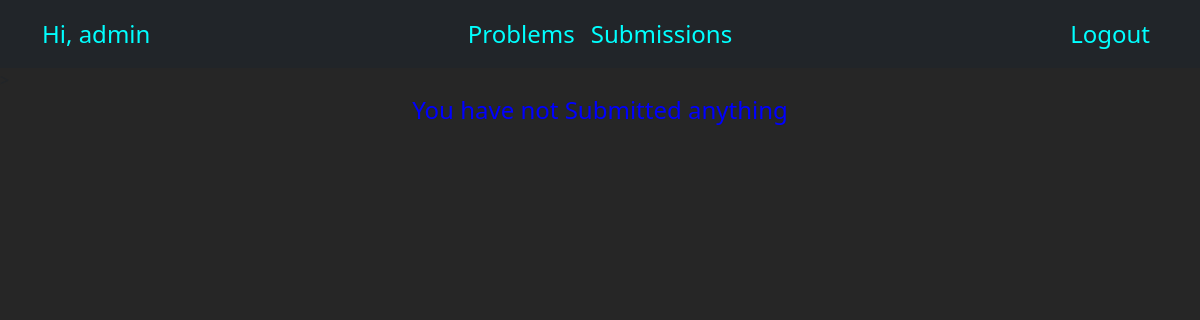
Page /OJ/leaderboard (signed in) on the earlier database version.
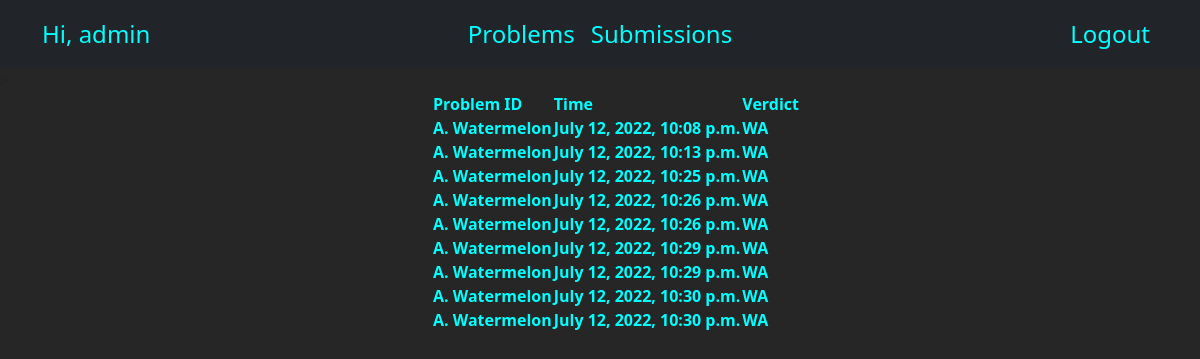
Same page on the later database version.
### OJ/models.py (models this page shows, shortened)
class Submission(models.Model):
    user_Id = models.ForeignKey(User,on_delete=models.CASCADE)
    probId = models.ForeignKey(Problem,on_delete=models.CASCADE)
    timestrap = models.DateTimeField(default=now)
    verdict = models.CharField(max_length=10,default='NOT SOLVED')

class Problem(models.Model):
    prob_name = models.CharField(max_length=100)
    prob_desc = models.CharField(max_length=10000)
    prob_diff = models.CharField(max_length=50)
    score = models.FloatField(default=0)

### OJ/views.py (the view)
# urls.py: path('leaderboard',views.user_submission,name='user_submission'),
def user_submission(request):
    submission_list = Submission.objects.filter(user_Id =request.user)
    template = loader.get_template('OJ/submission.html')
    context = {'submission_list': submission_list}
    return HttpResponse(template.render(context,request))

### OJ/templates/OJ/submission.html (shortened to what this page needs)
{%load static%}
<html>
<head>
          <link href="https://cdn.jsdelivr.net/npm/bootstrap@5.0.2/dist/css/bootstrap.min.css" rel="stylesheet"
>
        </head>
        <div class="user_info">
          {% if user.is_authenticated %}
          <nav class="navbar navbar-light navbar-expand-md bg-dark justify-content-center">
            <div class="container">
              <a href="#" class="navbar-brand d-flex w-50 me-auto links_tag">Hi, {{user.username}} </a>
              <div class="navbar-collapse collapse w-100" id="collapsingNavbar3">
                <ul class="navbar-nav w-100 justify-content-center">
                  <li class="nav-item active">
                    <a class="nav-link links_tag" href="{% url 'OJ:problem' %}">Problems</a>
                  </li>
                  <li class="nav-item">
                    <a class="nav-link links_tag" href="{% url 'OJ:user_submission' %}">Submissions</a>
                  </li>
                </ul>
                <ul class="nav navbar-nav ms-auto w-100 justify-content-end">
                  <li class="nav-item">
                    <a class="nav-link links_tag" href="{% url 'OJ:logout' %}">Logout</a>
                  </li>
                </ul>
              </div>
            </div>
          </nav>
          {% endif %}
</head>
<body>
  <div class="listofproblem" style=" color:blue; display: flex;flex-direction: column; align-items: center;font-size: x-large;">
    {%if submission_list%}
    <ul>
        <table style="color:aqua">
            <tr>
                <th>Problem ID</th>
                <th>Time</th>
                <th>Verdict</th>
              </tr>
            {%for submission in submission_list%}
            <tr>
              <th>{{submission.probId.prob_name}}</th>
              <th>{{submission.timestrap}}</th>
              <th>{{submission.verdict}}</th>
            </tr>
            {% endfor %}
          </table>
    </ul>
    {% else %}
    <p>You have not Submitted anything</p>
{% endif %}
  </div>
</body>
</html>

### OJ/templates/OJ/submission.html (style rules this page uses)
body { background-color: #262626; }
.links_tag { color: cyan !important; font-size: x-large !important; }

Differences in the rows shown:
added Submission: probId.prob_name "A. Watermelon", timestrap "July 12, 2022, 10:08 p.m.", verdict "WA"
added Submission: probId.prob_name "A. Watermelon", timestrap "July 12, 2022, 10:13 p.m.", verdict "WA"
added Submission: probId.prob_name "A. Watermelon", timestrap "July 12, 2022, 10:25 p.m.", verdict "WA"
added Submission: probId.prob_name "A. Watermelon", timestrap "July 12, 2022, 10:26 p.m.", verdict "WA"
added Submission: probId.prob_name "A. Watermelon", timestrap "July 12, 2022, 10:26 p.m.", verdict "WA"
added Submission: probId.prob_name "A. Watermelon", timestrap "July 12, 2022, 10:29 p.m.", verdict "WA"
added Submission: probId.prob_name "A. Watermelon", timestrap "July 12, 2022, 10:29 p.m.", verdict "WA"
added Submission: probId.prob_name "A. Watermelon", timestrap "July 12, 2022, 10:30 p.m.", verdict "WA"
added Submission: probId.prob_name "A. Watermelon", timestrap "July 12, 2022, 10:30 p.m.", verdict "WA"
Other differences:
text now shown: "Problem ID Time Verdict"
